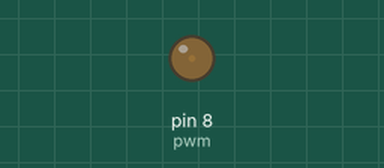
Recording of a program running on a simulated Raspberry Pi (header pin numbers). On the bench: output pins drawn as LEDs (lit = HIGH).

Above: at 0.05 s.
At 0.9 s:
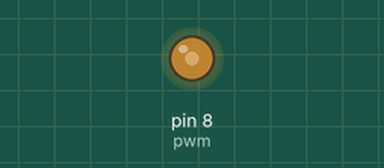
At 1.8 s:
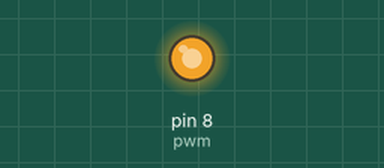
At 3.6 s:
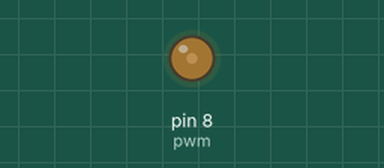
Timing chart, 0 to 5.3 s (numbered marks = the images above):
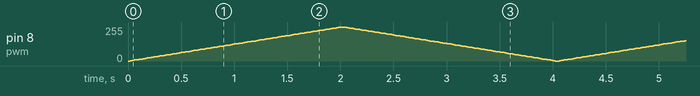

The program:

led-control-pwm.py
```python
#!/usr/bin/env python
# encoding: utf-8

import RPi.GPIO as GPIO
import time

GPIO.setmode(GPIO.BOARD)
GPIO.setup(8, GPIO.OUT)

pwm = GPIO.PWM(8, 80)

pwm.start(0)


try:
    while 1:
        for i in range(0,101,1):
            pwm.ChangeDutyCycle(i)
            time.sleep(.02)

        for i in range(100, -1, -1):
            pwm.ChangeDutyCycle(i)
            time.sleep(.02)

except KeyboardInterrupt:
    pass

pwm.stop()

GPIO.cleanup()
```
